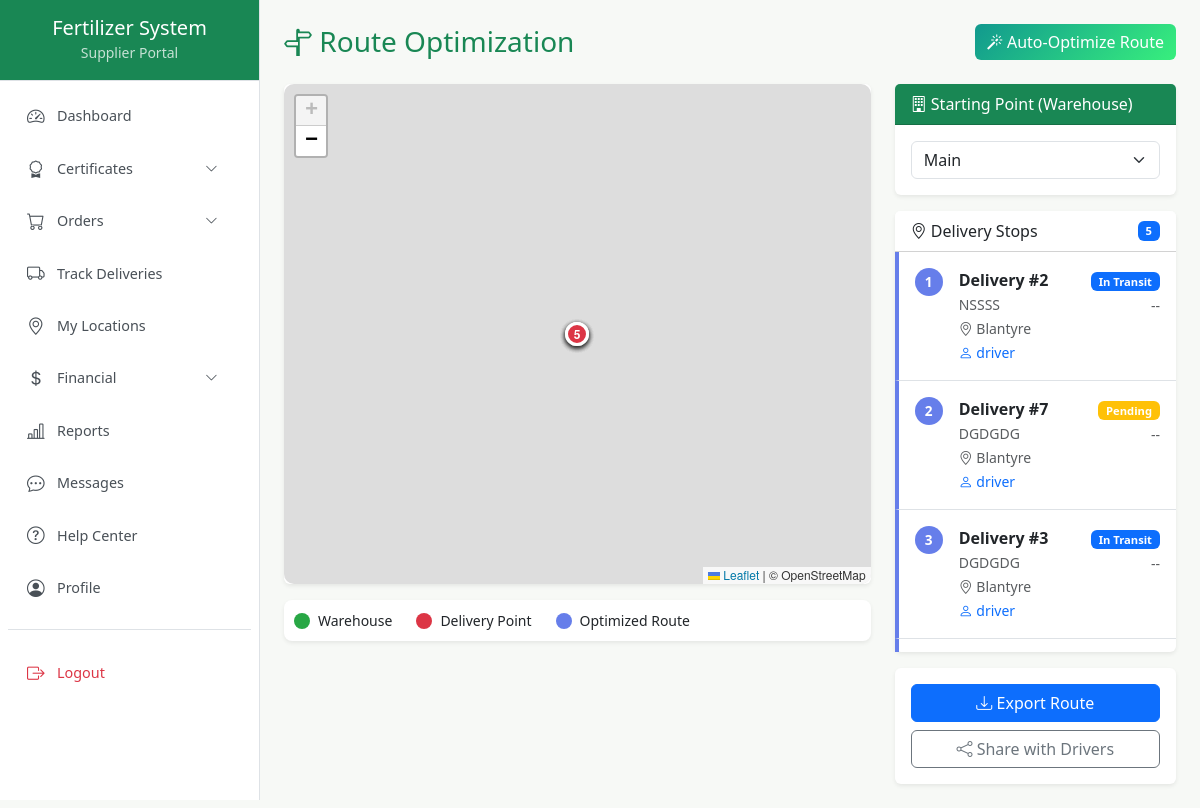
Page /supplier/route_optimization.php (signed in) on the committed database.
### tables this page shows
CREATE TABLE `deliveries` (
  `id` int(11) NOT NULL,
  `order_id` int(11) NOT NULL,
  `admin_id` int(11) NOT NULL,
  `supplier_id` int(11) NOT NULL,
  `driver_id` int(11) DEFAULT NULL,
  `current_latitude` decimal(10,8) DEFAULT NULL,
  `current_longitude` decimal(11,8) DEFAULT NULL,
  `status` enum('Pending','In Transit','Delivered') NOT NULL DEFAULT 'Pending',
  `expected_arrival` datetime DEFAULT NULL,
  `delivered_on` datetime DEFAULT NULL,
  `last_updated` timestamp NOT NULL DEFAULT current_timestamp() ON UPDATE current_timestamp()
);

CREATE TABLE `fertilizers` (
  `id` int(11) NOT NULL,
  `admin_id` int(11) DEFAULT NULL,
  `name` varchar(255) DEFAULT NULL,
  `price_per_unit` decimal(10,2) NOT NULL,
  `type` varchar(100) DEFAULT NULL,
  `npk_value` varchar(50) DEFAULT NULL,
  `batch_no` varchar(100) DEFAULT NULL,
  `expiry_date` date DEFAULT NULL,
  `stock` int(11) DEFAULT 0,
  `stock_remaining` int(11) DEFAULT 0,
  `minimum_stock` int(11) DEFAULT 0,
  `certified` tinyint(1) DEFAULT 1,
  `depot_location` varchar(255) DEFAULT NULL,
  `price` decimal(10,2) DEFAULT 0.00
);

CREATE TABLE `supplier_locations` (
  `id` int(11) NOT NULL,
  `supplier_id` int(11) NOT NULL,
  `name` varchar(100) NOT NULL,
  `type` enum('warehouse','distribution_point','retail') NOT NULL,
  `latitude` decimal(10,8) NOT NULL,
  `longitude` decimal(11,8) NOT NULL,
  `address` text NOT NULL,
  `is_primary` tinyint(1) DEFAULT 0,
  `created_at` timestamp NOT NULL DEFAULT current_timestamp()
);

CREATE TABLE `users` (
  `id` int(11) NOT NULL,
  `full_name` varchar(255) DEFAULT NULL,
  `email` varchar(100) DEFAULT NULL,
  `phone` varchar(20) DEFAULT NULL,
  `password` varchar(255) DEFAULT NULL,
  `role` enum('admin','supplier','driver') DEFAULT 'supplier',
  `status` enum('active','inactive') DEFAULT 'active',
  `created_at` timestamp NOT NULL DEFAULT current_timestamp()
);

### supplier/route_optimization.php (the view, shortened to what this page needs)
<?php
include('../includes/db.php');
$user_id = (int) $_SESSION['user_id'];
$stmt = $conn->prepare("SELECT id, company_name FROM suppliers WHERE user_id = ?");
$stmt->bind_param("i", $user_id);
$stmt->execute();
$supplier = $stmt->get_result()->fetch_assoc();
$supplier_id = (int) $supplier['id'];
$warehouses = $conn->query("
    SELECT * FROM supplier_locations
    WHERE supplier_id = {$supplier_id}
    ORDER BY is_primary DESC
")->fetch_all(MYSQLI_ASSOC);
$deliveries = $conn->query("
    SELECT d.*, o.quantity, f.name as fertilizer_name,
           sl.name as dest_name, sl.address as dest_address,
           sl.latitude as dest_lat, sl.longitude as dest_lng,
           u.full_name as driver_name
    FROM deliveries d
    JOIN orders o ON d.order_id = o.id
    JOIN fertilizers f ON o.fertilizer_id = f.id
    LEFT JOIN supplier_locations sl ON sl.supplier_id = d.supplier_id AND sl.is_primary = 1
    LEFT JOIN users u ON d.driver_id = u.id
    WHERE d.supplier_id = {$supplier_id} AND d.status IN ('Pending', 'In Transit')
    ORDER BY d.expected_arrival ASC
")->fetch_all(MYSQLI_ASSOC);
?>
<!DOCTYPE html>
<html lang="en">
<head>
    <link href="https://cdn.jsdelivr.net/npm/bootstrap@5.3.0/dist/css/bootstrap.min.css" rel="stylesheet">
    <link href="https://cdn.jsdelivr.net/npm/bootstrap-icons@1.10.5/font/bootstrap-icons.css" rel="stylesheet">
    <link rel="stylesheet" href="https://unpkg.com/leaflet@1.9.4/dist/leaflet.css" />
    <link rel="stylesheet" href="https://unpkg.com/leaflet-routing-machine@3.2.12/dist/leaflet-routing-machine.css" />
</head>
<body>
<div class="d-flex">
    <?php include('../includes/sidebar.php'); ?>
    <div class="flex-grow-1 p-4">
        <div class="d-flex justify-content-between align-items-center mb-4">
            <h3 class="text-success mb-0"><i class="bi bi-signpost-split"></i> Route Optimization</h3>
            <button class="btn optimization-btn" onclick="optimizeRoute()">
                <i class="bi bi-magic"></i> Auto-Optimize Route
            </button>
        </div>
        <div class="row">
            <div class="col-lg-8 mb-4">
                <div class="card border-0 shadow-sm">
                    <div class="card-body p-0">
                        <div id="map"></div>
                    </div>
                </div>
                <div class="legend mt-3 shadow-sm">
                    <div class="d-flex gap-4">
                        <div class="d-flex align-items-center gap-2">
                            <div style="width:16px;height:16px;background:#28a745;border-radius:50%;"></div>
                            <small>Warehouse</small>
                        </div>
                        <div class="d-flex align-items-center gap-2">
                            <div style="width:16px;height:16px;background:#dc3545;border-radius:50%;"></div>
                            <small>Delivery Point</small>
                        </div>
                        <div class="d-flex align-items-center gap-2">
                            <div style="width:16px;height:16px;background:#667eea;border-radius:50%;"></div>
                            <small>Optimized Route</small>
                        </div>
                    </div>
                </div>
            </div>
            <div class="col-lg-4">
                <div class="card border-0 shadow-sm mb-3">
                    <div class="card-header bg-success text-white">
                        <i class="bi bi-building"></i> Starting Point (Warehouse)
                    </div>
                    <div class="card-body">
                        <select id="startWarehouse" class="form-select" onchange="updateRoute()">
                            <?php if (empty($warehouses)): ?>
                                <option value="">No warehouse locations set</option>
                            <?php else: ?>
                                <?php foreach ($warehouses as $wh): ?>
                                <option value="<?= $wh['id'] ?>"
                                        data-lat="<?= $wh['latitude'] ?>"
                                        data-lng="<?= $wh['longitude'] ?>"
                                        <?= $wh['is_primary'] ? 'selected' : '' ?>>
                                    <?= htmlspecialchars($wh['name']) ?>
                                </option>
                                <?php endforeach; ?>
                            <?php endif; ?>
                        </select>
                    </div>
                </div>
                <div class="card border-0 shadow-sm">
                    <div class="card-header bg-white d-flex justify-content-between align-items-center">
                        <span><i class="bi bi-geo-alt"></i> Delivery Stops</span>
                        <span class="badge bg-primary"><?= count($deliveries) ?></span>
                    </div>
                    <div class="card-body p-0" id="stopsContainer" style="max-height: 400px; overflow-y: auto;">
                        <?php if (empty($deliveries)): ?>
                            <div class="text-center text-muted py-4">
                                <i class="bi bi-inbox" style="font-size: 2rem;"></i>
                                <p class="mb-0 mt-2">No pending deliveries</p>
                            </div>
                        <?php else: ?>
                            <?php foreach ($deliveries as $i => $del): ?>
                            <div class="route-card p-3 border-bottom"
                                 data-id="<?= $del['id'] ?>"
                                 data-lat="<?= $del['dest_lat'] ?>"
                                 data-lng="<?= $del['dest_lng'] ?>"
                                 draggable="true">
                                <div class="d-flex align-items-start gap-3">
                                    <div class="stop-number drag-handle"><?= $i + 1 ?></div>
                                    <div class="flex-grow-1">
                                        <strong>Delivery #<?= $del['id'] ?></strong><br>
                                        <small class="text-muted"><?= htmlspecialchars($del['fertilizer_name']) ?></small><br>
                                        <small class="text-muted">
                                            <i class="bi bi-geo-alt"></i> <?= htmlspecialchars($del['dest_address'] ?? 'No address') ?>
                                        </small>
                                        <?php if ($del['driver_name']): ?>
                                        <br><small class="text-primary">
                                            <i class="bi bi-person"></i> <?= htmlspecialchars($del['driver_name']) ?>
                                        </small>
                                        <?php endif; ?>
                                    </div>
                                    <div class="text-end">
                                        <span class="badge bg-<?= $del['status'] === 'In Transit' ? 'primary' : 'warning' ?> mb-1">
                                            <?= $del['status'] ?>
                                        </span>
                                        <div class="small text-muted" id="distance-<?= $del['id'] ?>">--</div>
                                    </div>
                                </div>
                            </div>
                            <?php endforeach; ?>
                        <?php endif; ?>
                    </div>
                </div>
                <div class="card border-0 shadow-sm mt-3">
                    <div class="card-body">
                        <button class="btn btn-primary w-100 mb-2" onclick="exportRoute()">
                            <i class="bi bi-download"></i> Export Route
                        </button>
                        <button class="btn btn-outline-secondary w-100" onclick="shareWithDrivers()">
                            <i class="bi bi-share"></i> Share with Drivers
                        </button>
                    </div>
                </div>
            </div>
        </div>
    </div>
</div>
</body>
</html>

### supplier/route_optimization.php (style rules this page uses)
body { background: #f7f9f6; }
#map { height: 500px; border-radius: 10px; }
.route-card { border-left: 4px solid #667eea; transition: all 0.2s; cursor: pointer; }
.stop-number { width: 28px; height: 28px; background: #667eea; color: white; border-radius: 50%; display: flex; align-items: center; justify-content: center; font-weight: bold; font-size: 0.85rem; }
.optimization-btn { background: linear-gradient(135deg, #11998e 0%, #38ef7d 100%); border: none; color: white; }
.legend { background: white; padding: 10px; border-radius: 8px; }
.drag-handle { cursor: grab; }

### includes/sidebar.php (style rules this page uses)
.badge { font-size: 0.7rem; padding: 0.25rem 0.5rem; }

### rows in the picture
deliveries: id "2", fertilizers.name "NSSSS", supplier_locations.address "Blantyre", driver.full_name "driver", status "In Transit"
deliveries: id "7", fertilizers.name "DGDGDG", supplier_locations.address "Blantyre", driver.full_name "driver", status "Pending"
deliveries: id "3", fertilizers.name "DGDGDG", supplier_locations.address "Blantyre", driver.full_name "driver", status "In Transit"

### other values in the picture
$role "Supplier"
count($deliveries) "5"
form field value "Main"
